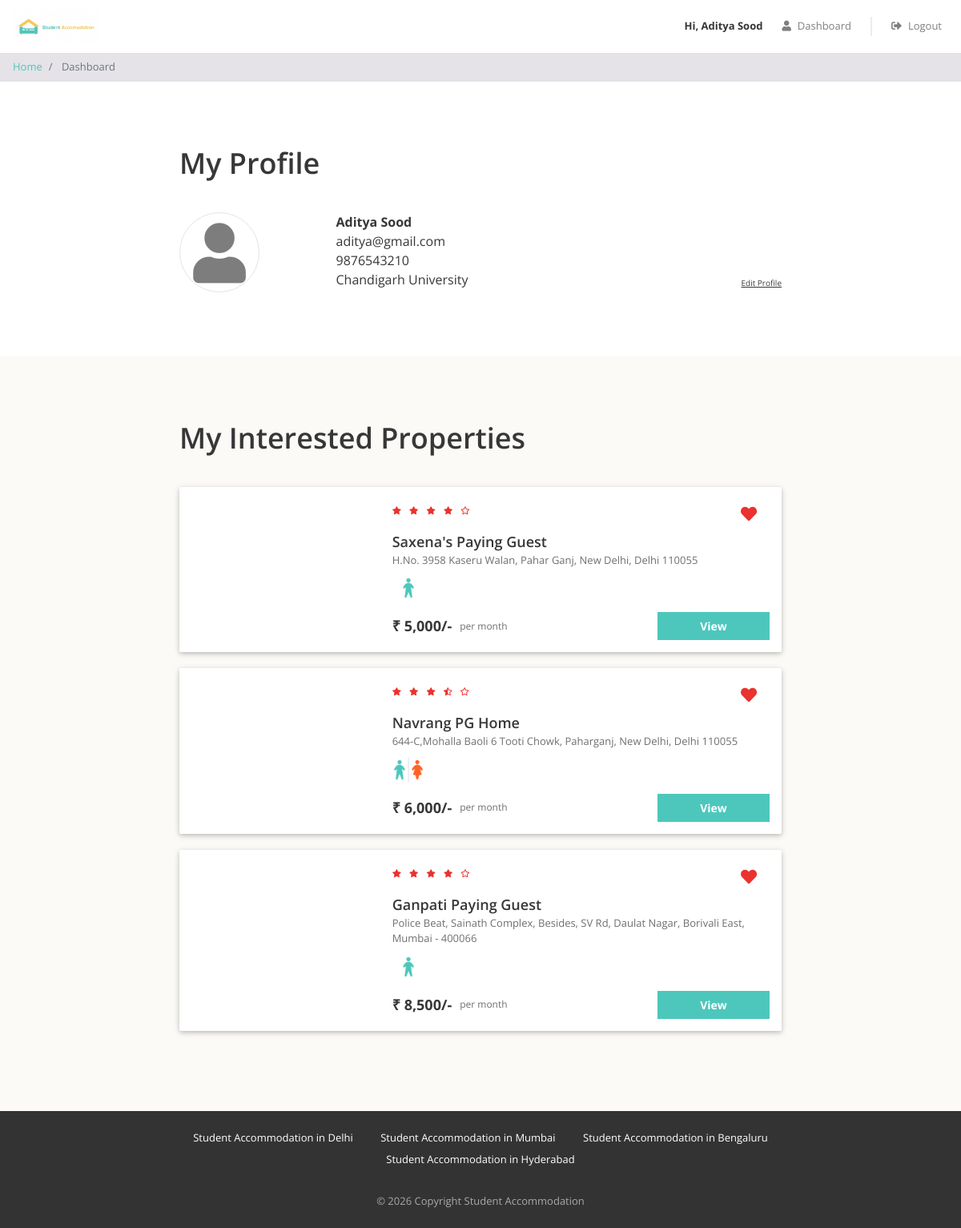
Page /dashboard.php (signed in) on the committed database.
### tables this page shows
CREATE TABLE `users` (
  `id` int(11) NOT NULL,
  `email` varchar(100) NOT NULL,
  `password` varchar(100) NOT NULL,
  `full_name` varchar(100) NOT NULL,
  `phone` varchar(20) NOT NULL,
  `gender` enum('male','female') NOT NULL,
  `college_name` varchar(100) NOT NULL
);

CREATE TABLE `interested_users_properties` (
  `id` int(11) NOT NULL,
  `user_id` int(11) NOT NULL,
  `property_id` int(11) NOT NULL
);

CREATE TABLE `properties` (
  `id` int(11) NOT NULL,
  `city_id` int(11) NOT NULL,
  `name` varchar(100) NOT NULL,
  `address` varchar(255) NOT NULL,
  `description` longtext NOT NULL,
  `gender` enum('male','female','unisex') NOT NULL,
  `rent` int(11) NOT NULL,
  `rating_clean` float(2,1) NOT NULL,
  `rating_food` float(2,1) NOT NULL,
  `rating_safety` float(2,1) NOT NULL,
  `university_name` varchar(255) DEFAULT NULL,
  `university_distance` varchar(100) DEFAULT NULL,
  `room_type` varchar(100) DEFAULT NULL,
  `wifi` tinyint(1) DEFAULT 0,
  `meals` tinyint(1) DEFAULT 0,
  `laundry` tinyint(1) DEFAULT 0,
  `security` tinyint(1) DEFAULT 0,
  `deposit` int(11) DEFAULT NULL,
  `contact_number` varchar(15) DEFAULT NULL
);

### dashboard.php (the view, shortened to what this page needs)
<?php
require "includes/database_connect.php";
$user_id = $_SESSION['user_id'];
$sql_1 = "SELECT * FROM users WHERE id = $user_id";
$result_1 = mysqli_query($conn, $sql_1);
$user = mysqli_fetch_assoc($result_1);
$sql_2 = "SELECT *
            FROM interested_users_properties iup
            INNER JOIN properties p ON iup.property_id = p.id
            WHERE iup.user_id = $user_id";
$result_2 = mysqli_query($conn, $sql_2);
$interested_properties = mysqli_fetch_all($result_2, MYSQLI_ASSOC);
?>
<!DOCTYPE html>
<html lang="en">
<head>
    <?php
    include "includes/head_links.php";
    ?>
    <link href="css/dashboard.css" rel="stylesheet" />
</head>
<body>
    <?php
    include "includes/header.php";
    ?>
    <nav aria-label="breadcrumb">
        <ol class="breadcrumb py-2">
            <li class="breadcrumb-item">
                <a href="index.php">Home</a>
            </li>
            <li class="breadcrumb-item active" aria-current="page">
                Dashboard
            </li>
        </ol>
    </nav>
    <div class="my-profile page-container">
        <h1>My Profile</h1>
        <div class="row">
            <div class="col-md-3 profile-img-container">
                <i class="fas fa-user profile-img"></i>
            </div>
            <div class="col-md-9">
                <div class="row no-gutters justify-content-between align-items-end">
                    <div class="profile">
                        <div class="name"><?= $user['full_name'] ?></div>
                        <div class="email"><?= $user['email'] ?></div>
                        <div class="phone"><?= $user['phone'] ?></div>
                        <div class="college"><?= $user['college_name'] ?></div>
                    </div>
                    <div class="edit">
                        <div class="edit-profile">Edit Profile</div>
                    </div>
                </div>
            </div>
        </div>
    </div>
    <?php
    if (count($interested_properties) > 0) {
    ?>
        <div class="my-interested-properties">
            <div class="page-container">
                <h1>My Interested Properties</h1>
                <?php
                foreach ($interested_properties as $property) {
                ?>
                    <div class="property-card property-id-<?= $property['id'] ?> row">
                        <div class="image-container col-md-4">
                        </div>
                        <div class="content-container col-md-8">
                            <div class="row no-gutters justify-content-between">
                                <?php
                                $total_rating = ($property['rating_clean'] + $property['rating_food'] + $property['rating_safety']) / 3;
                                $total_rating = round($total_rating, 1);
                                ?>
                                <div class="star-container" title="<?= $total_rating ?>">
                                    <?php
                                    $rating = $total_rating;
                                    for ($i = 0; $i < 5; $i++) {
                                        if ($rating >= $i + 0.8) {
                                    ?>
                                            <i class="fas fa-star"></i>
                                        <?php
                                        } elseif ($rating >= $i + 0.3) {
                                        ?>
                                            <i class="fas fa-star-half-alt"></i>
                                        <?php
                                        } else {
                                        ?>
                                            <i class="far fa-star"></i>
                                    <?php
                                        }
                                    }
                                    ?>
                                </div>
                                <div class="interested-container">
                                    <i class="is-interested-image fas fa-heart" data-property-id="<?= $property['id'] ?>"></i>
                                </div>
                            </div>
                            <div class="detail-container">
                                <div class="property-name"><?= $property['name'] ?></div>
                                <div class="property-address"><?= $property['address'] ?></div>
                                <div class="property-gender">
                                    <?php
                                    if ($property['gender'] == "male") {
                                    ?>
                                        <img src="img/male.png">
                                    <?php
                                    } elseif ($property['gender'] == "female") {
                                    ?>
                                        <img src="img/female.png">
                                    <?php
                                    } else {
                                    ?>
                                        <img src="img/unisex.png">
                                    <?php
                                    }
                                    ?>
                                </div>
                            </div>
                            <div class="row no-gutters">
                                <div class="rent-container col-6">
                                    <div class="rent">₹ <?= number_format($property['rent']) ?>/-</div>
                                    <div class="rent-unit">per month</div>
                                </div>
                                <div class="button-container col-6">
                                    <a href="property_detail.php?property_id=<?= $property['id'] ?>" class="btn btn-primary">View</a>
                                </div>
                            </div>
                        </div>
                    </div>
                <?php
                }
                ?>
            </div>
        </div>
    <?php
    }
    ?>
    <?php
    include "includes/footer.php";
    ?>
</body>
</html>

### css/common.css (style rules this page uses)
* { box-sizing: border-box; font-family: 'Open Sans', sans-serif; }
body { color: #373737; font-size: 16px; position: relative; }
h1, h2, h3, h4, h5, h6 { font-weight: 600; }
h1 { font-size: 36px; margin-bottom: 40px; }
.btn-primary, .btn-warning, .btn-danger { color: white; font-weight: bold; }
.breadcrumb { background-color: #e5e3e8; font-size: 13px; border-radius: 0px; margin-bottom: 0px; }
.page-container { max-width: 800px; padding: 80px 24px; margin: auto; }

### css/dashboard.css (style rules this page uses)
.profile-img { color: #7d7d7d; font-size: 75px; text-align: center; border: 1px solid #e4e4e4; border-radius: 50%; height: 100px; width: 100px; line-height: 100px; }
.profile .name { font-weight: bold; }
.edit-profile { font-size: 10px; text-decoration: underline; cursor: pointer; }
.my-interested-properties { background-color: #fcfaf7; }
.property-card { background-color: #ffffff; border-radius: 2px; padding: 15px 0px; margin: 20px auto; box-shadow: 0 2px 5px 0 rgba(0, 0, 0, 0.16), 0 2px 10px 0 rgba(0, 0, 0, 0.12); }
.image-container { text-align: center; }
.star-container i { color: #EA322E; font-size: 10px; margin-right: 6px; }
.interested-container { text-align: center; padding: 8px 16px; }
.interested-container i { color: #EA322E; font-size: 20px; cursor: pointer; }
.detail-container { padding-bottom: 10px; }
.property-name { font-size: 18px; font-weight: 600; }
.property-address { color: #6f6f6f; font-size: 13px; padding-bottom: 5px; }
.property-gender img { width: 40px; }
.rent-container { display: flex; align-items: center; }
.rent { font-size: 18px; font-weight: bold; padding-right: 10px; }
.rent-unit { color: #6f6f6f; font-size: 12px; }
.button-container .btn { font-size: 14px; border-radius: 0px; width: 140px; float: right; }

### rows in the picture
users: full_name "Aditya Sood", email "aditya@gmail.com", phone "9876543210", college_name "Chandigarh University"
interested_users_properties: property.name "Saxena's Paying Guest", property.address "H.No. 3958 Kaseru Walan, Pahar Ganj, New Delhi, Delhi 110055", property.rent "5,000"
interested_users_properties: property.name "Navrang PG Home", property.address "644-C,Mohalla Baoli 6 Tooti Chowk, Paharganj, New Delhi, Delhi 110055", property.rent "6,000"
interested_users_properties: property.name "Ganpati Paying Guest", property.address "Police Beat, Sainath Complex, Besides, SV Rd, Daulat Nagar, Borivali East, Mumbai - 400066", property.rent "8,500"

### other values in the picture
$_SESSION["full_name"] "Aditya Sood"
